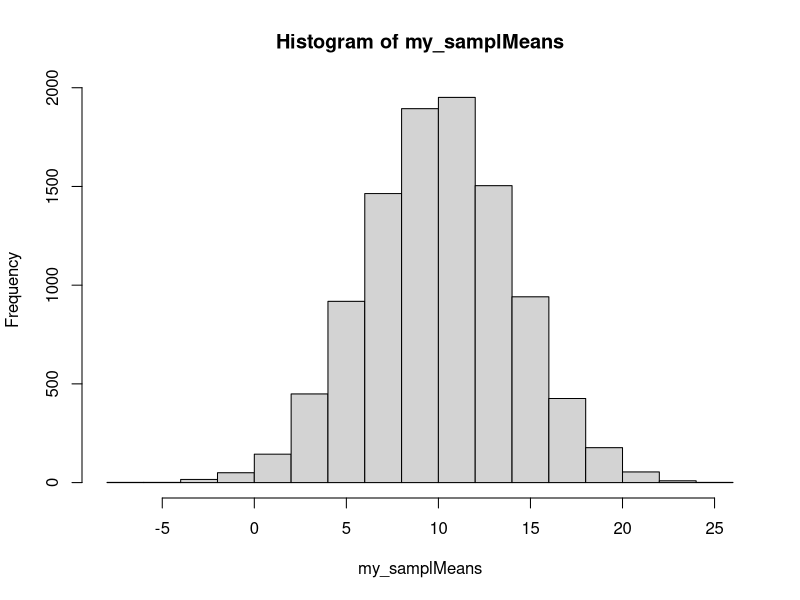
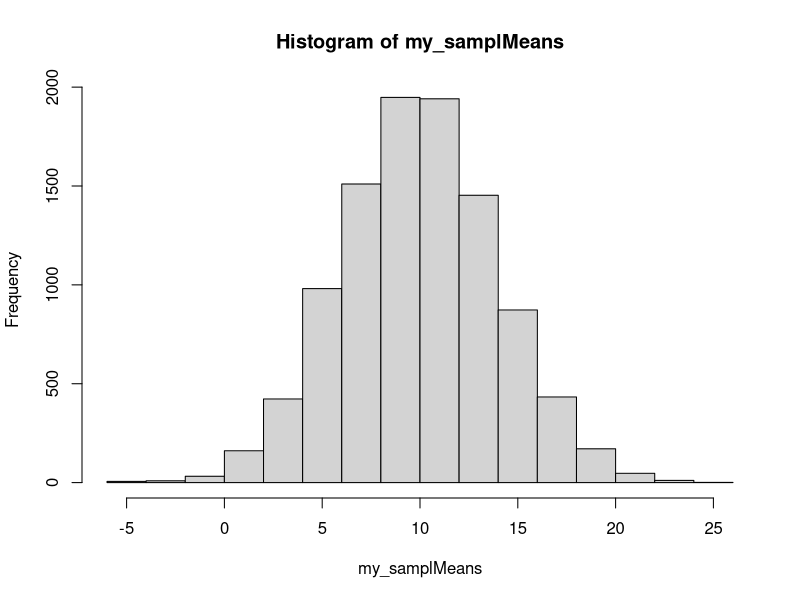
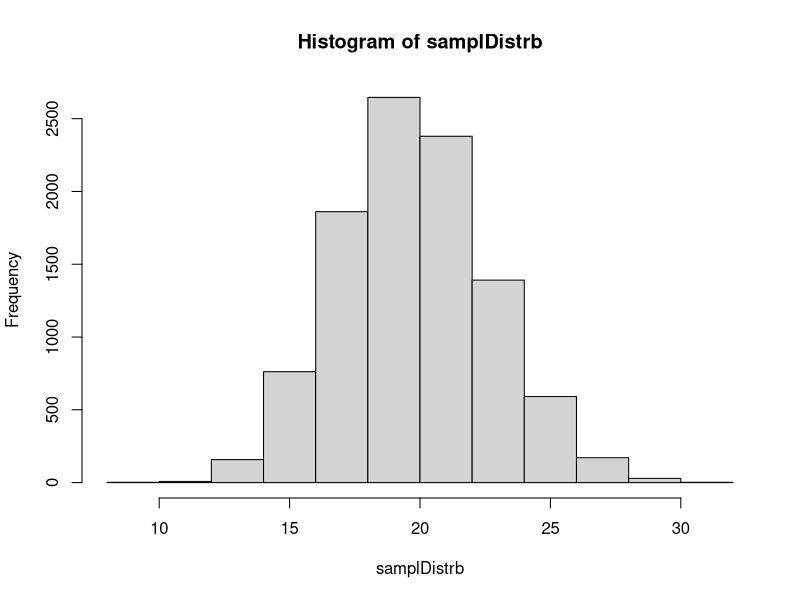

Write the R code that produced these figures, in order.
## ---- chunk 1
#get proportion greater than 2.5
#verify 
pnorm(q=2.5, mean=0,sd=1,lower.tail=FALSE)

my_sample<-rnorm(1000000,mean=0,sd=1)
selection<-my_sample[my_sample>2.5]
length(selection)/1000000
## ---- chunk 2
stand_scores<-scale(rnorm(n=10000,mean=100,sd=10))
length(stand_scores[stand_scores>3])
## ---- chunk 3
mean(rnorm(25,mean=10,sd=20))

my_samplMeans<-replicate(10000,mean(rnorm(25,10,20)))
hist(my_samplMeans)
pnorm(q=12,
      mean=mean(my_samplMeans),
      sd=sd(my_samplMeans),
      lower.tail=FALSE
      )
## ---- chunk 4
mean(rnorm(100,mean=10,sd=20))

my_samplMeans<-replicate(10000,mean(rnorm(25,10,20)))
hist(my_samplMeans)
pnorm(q=12,
      mean=mean(my_samplMeans),
      sd=sd(my_samplMeans),
      lower.tail=FALSE
      )
#The proportion in #4 is lower because the scores away from the mean are less frequent than the #3 distribution.  The reduced variability and standard error in #4 are due to the increased sample size.
## ---- chunk 5
sd(rnorm(25,mean=10,sd=20))

samplDistrb<-replicate(10000,sd(rnorm(25,10,20)))
hist(samplDistrb)
pnorm(q=15,
      mean=mean(samplDistrb),
      sd=sd(samplDistrb),
      lower.tail=TRUE
      )
